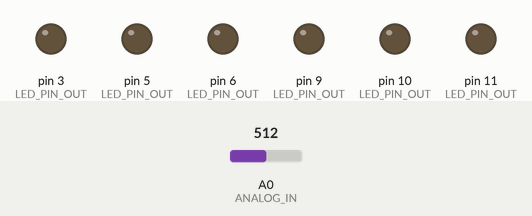
Simulated run of this sketch. Board: Arduino Uno, built with avr-gcc and run on an emulated ATmega328P. Shown: output pins drawn as LEDs (lit = HIGH). The inputs (shaded band) are chosen by the test bench; at power-on: A0 (ANALOG_IN) = 512.

Above: at 1.2 s.
1.3 s: A0 (ANALOG_IN) set to 787
2.8 s: A0 (ANALOG_IN) set to 817
At 5.21 s:
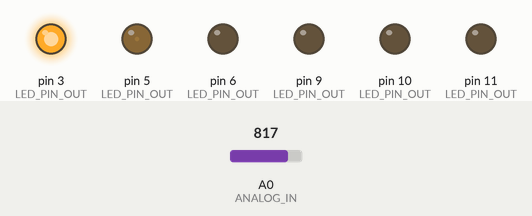
8.8 s: A0 (ANALOG_IN) set to 790
At 10.0 s:
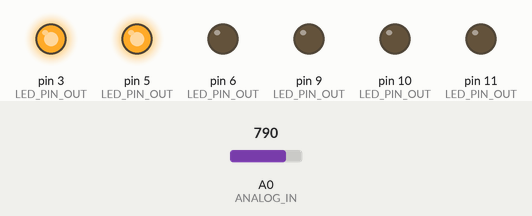
10.3 s: A0 (ANALOG_IN) set to 810
16.3 s: A0 (ANALOG_IN) set to 716
At 16.9 s:
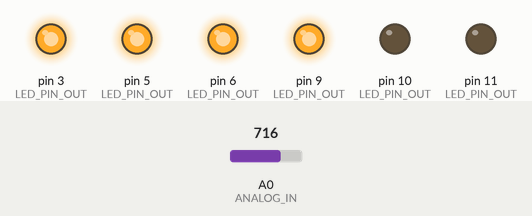
Timing chart, 0 to 18.8 s (numbered marks = the images above; inputs shaded):
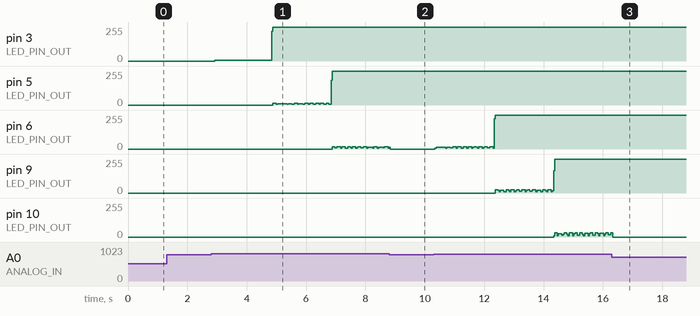

Measured:
- the behaviour switches between 800 and 801 on A0 (ANALOG_IN) (found by bisection; images 0 and 1)
- after the input at 1.3 s, every drawn part: stays the same
- after the input at 2.8 s, pin 3 (LED_PIN_OUT): 0/255 → 6/255 after 0.12 s, → 255/255 1.9 s later
- after the input at 8.8 s, pin 9 (LED_PIN_OUT): stops changing and stays 0/255
- after the input at 16.3 s, pin 11 (LED_PIN_OUT): stops changing and stays LOW

The sketch:

led_counter.ino
```cpp
int LED_PIN_OUT[] = {3, 5, 6, 9, 10, 11}; // 3, 5, 6, 9, 10, 11 // 2,3,4,5,6,7
//                   ^ left most     ^
//                                   └ right most
int LED_PIN_OUT_LEN = (int) (sizeof(LED_PIN_OUT)/sizeof(LED_PIN_OUT[0]));

#define ANALOG_IN A0
#define TOUCH_SENSOR_THRESHOLD 800
#define TOUCH_COUNTER_THRESHOLD 10000

int numOn;
int touchCounter;
int turnedOnOne;

void setup() {
  Serial.begin(9600);
  int i;

  for (int i = 0; i<LED_PIN_OUT_LEN; i++) {
    int curPin = LED_PIN_OUT[i];
    pinMode(curPin, OUTPUT);
  }

  numOn = 0;
  turnedOnOne = false;
}

void loop() {
  // Button Counter
  int touchSensorValue = analogRead(ANALOG_IN);
  if (touchSensorValue > TOUCH_SENSOR_THRESHOLD && turnedOnOne == false) {
    touchCounter++;
    int nextPin = LED_PIN_OUT[numOn];
    int brightness = 255 * (touchCounter + 2000) / TOUCH_COUNTER_THRESHOLD;
//    Serial.println(brightness)0
    analogWrite(nextPin, brightness);
  }
  else {
    if (touchCounter >= 0) {
      touchCounter -= 1000;
      if (touchCounter < 0) {
        touchCounter = 0;
        turnedOnOne = false;
      }
    }
  }

  if (touchCounter > TOUCH_COUNTER_THRESHOLD && turnedOnOne == false) {
    numOn++;
    if (numOn == LED_PIN_OUT_LEN+1) {
      numOn = 0;
    }

    touchCounter = 0;
    turnedOnOne = true;
  }

  // Turnon appropriate LEDs based on numOn
  int curPin = LED_PIN_OUT[0];
  for(int i = 0; i<LED_PIN_OUT_LEN; i++) {
      int curPin = LED_PIN_OUT[i];
    if (numOn > i) {
      analogWrite(curPin, 255);
    }
    else {
      analogWrite(curPin, 0);
    }
  }

}
```
